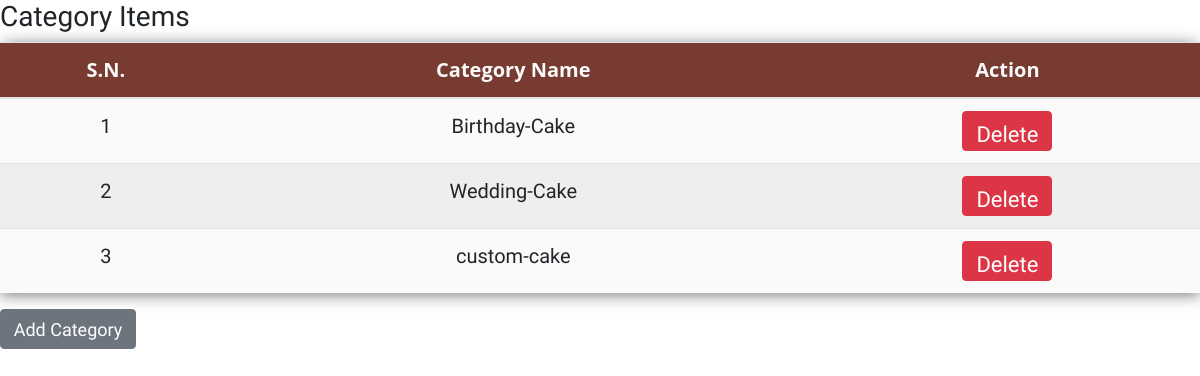
/admin-side/adminView/viewCategories.php, run on the app's committed database.
### tables this page shows
CREATE TABLE `category` (
  `category_id` int(11) NOT NULL,
  `category_name` varchar(255) NOT NULL
);

### admin-side/adminView/viewCategories.php (the view, shortened to what this page needs)
<!DOCTYPE html>
<html>
<head>
  <head>
    <link rel="stylesheet" href="https://cdn.jsdelivr.net/npm/bootstrap@4.0.0/dist/css/bootstrap.min.css">
    <link rel="stylesheet" href="https://cdnjs.cloudflare.com/ajax/libs/font-awesome/4.7.0/css/font-awesome.min.css">
    <link rel="stylesheet" href="./css/style.css">
  </head>
</head>
<body>
  <div>
    <h3>Category Items</h3>
    <table class="table ">
      <thead>
        <tr>
          <th class="text-center">S.N.</th>
          <th class="text-center">Category Name</th>
          <th class="text-center" colspan="2">Action</th>
        </tr>
      </thead>
      <?php
      include_once "../config/dbconnect.php";
      $sql = "SELECT * from category";
      $result = $conn->query($sql);
      $count = 1;
      if ($result->num_rows > 0) {
        while ($row = $result->fetch_assoc()) {
      ?>
          <tr>
            <td><?= $count ?></td>
            <td><?= $row["category_name"] ?></td>
            <td><button class="btn btn-danger" style="height:40px; width:90px; font-size:22px;" onclick="categoryDelete('<?= $row['category_id'] ?>')">Delete</button></td>
          </tr>
      <?php
          $count = $count + 1;
        }
      }
      ?>
    </table>
    <button type="button" class="btn btn-secondary" style="height:40px; width:136px; font-size:18px;" data-toggle="modal" data-target="#myModal">
      Add Category
    </button>
  </div>
</body>
</html>

### admin-side/css/style.css (style rules this page uses)
* { margin: 0; padding: 0; font-family: 'Work Sans', sans-serif; }
table { width: 100%; border-collapse: collapse; border-spacing: 0; box-shadow: 0 2px 15px rgba(64, 64, 64, .7); border-radius: 12px 12px 0 0; margin-bottom: 50px; }
td, th { padding: 20px 26px; text-align: center; }
th { margin-top: 100px; font-size: 20px; background-color: #783b31; color: #fafafa; font-family: 'Open Sans', Sans-serif; font-weight: bold; }
tr { font-size: 20px; width: 100%; background-color: #fafafa; font-family: 'Montserrat', sans-serif; }
tr:nth-child(even) { background-color: #eeeeee; }

### data on the page
category: category_name "Birthday-Cake"
category: category_name "Wedding-Cake"
category: category_name "custom-cake"
